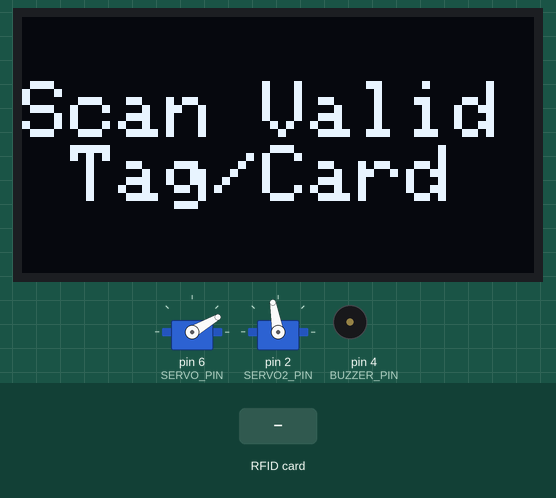
A sketch run on a simulated Arduino Uno, built with avr-gcc and run on an emulated ATmega328P. Shown: 2 × servo, 128×64 one-colour display, buzzer (waves = sounding). The test bench sets the inputs (shaded band). What the sketch prints to the serial monitor is not drawn.

Above: at 1.3 s.
1.4 s: RFID card 73 1F AA 0D held to the reader
At 3.6 s:
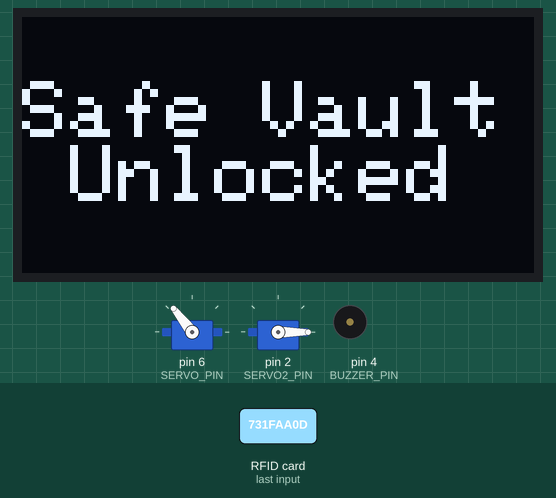
4.1 s: RFID card 5E 7A 19 C4 held to the reader
At 5.4 s:
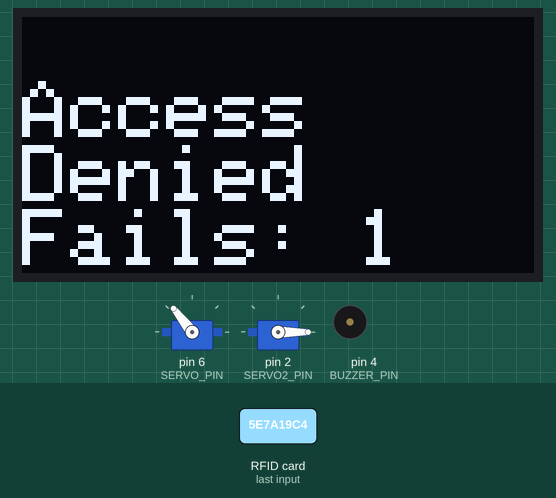
7.1 s: RFID card 73 1F AA 0D held to the reader
At 8.6 s:
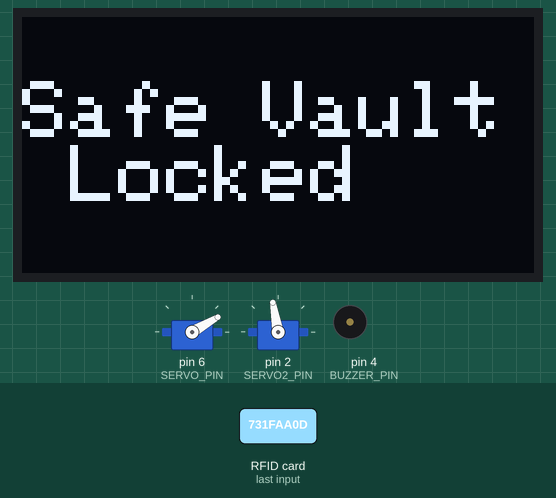
10.1 s: RFID card 5E 7A 19 C4 held to the reader
At 10.47 s:
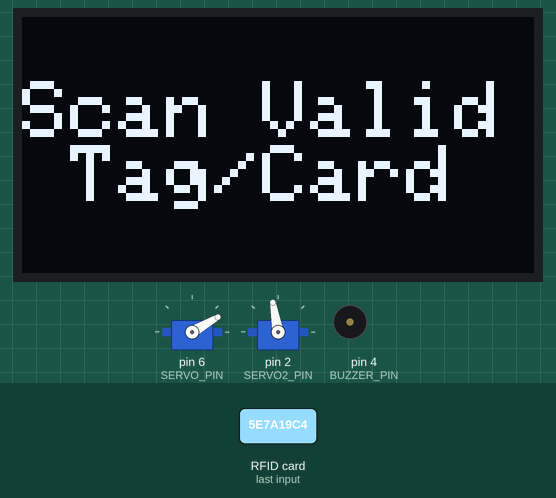
13.1 s: RFID card 5E 7A 19 C4 held to the reader
At 13.8 s:
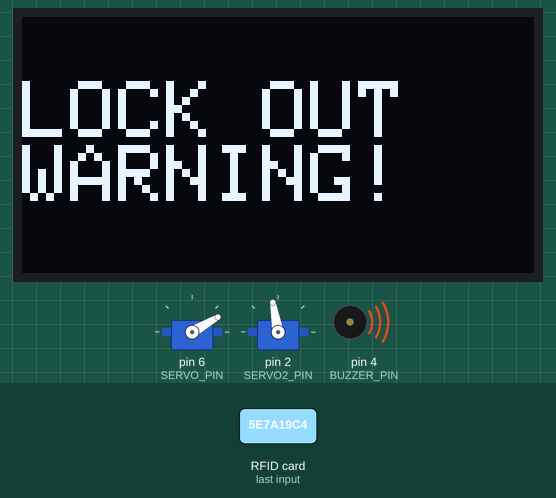
Timing chart, 0 to 20.0 s (numbered marks = the images above; inputs shaded):
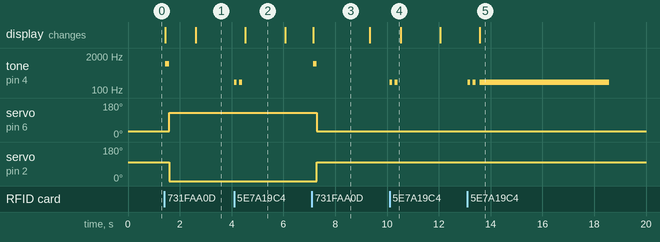

The sketch:

Two_Motor_Lock_Code.ino
```cpp
// Project Updated: 09.04.2025
// Updates: added an additional motor and a "lock mode" to increase security measures
// Guidance: ChatGPT
#include <Wire.h>
#include <SPI.h>
#include <MFRC522.h>
#include <Servo.h>
#include <Adafruit_GFX.h>
#include <Adafruit_SSD1306.h>

// ===== OLED SETUP =====
#define SCREEN_WIDTH 128
#define SCREEN_HEIGHT 64
#define OLED_RESET -1 // reset pin not used
Adafruit_SSD1306 display(SCREEN_WIDTH, SCREEN_HEIGHT, &Wire, OLED_RESET);

// ===== RFID SETUP =====
#define SDA_PIN 10 // D10
#define RST_PIN 9 // D9
MFRC522 rfid(SDA_PIN, RST_PIN);

// ===== SERVO SETUP =====
bool locked = true; // servo motors start in locked position (arm attachments are horizontal)
#define SERVO_PIN 6 // D6 - upper motor
Servo upperServo;
#define SERVO2_PIN 2 // D2 - bottom motor
Servo bottomServo;

// ==== BUZZER SETUP ====
#define BUZZER_PIN 4 // D4
int failedAttempts = 0;

// ===== AUTHORIZED UID =====
byte authorizedUID[] = { 0x73, 0x1F, 0xAA, 0xD }; // tag UID will work
                                                  // card UID: {0XD3, 0XC, 0X66, 0X11} will not work - testing purposes

void setup()
{
  Serial.begin(9600); // baud rate
  Wire.begin();
  SPI.begin();
  rfid.PCD_Init();
  pinMode(BUZZER_PIN, OUTPUT);

  upperServo.attach(SERVO_PIN);
  upperServo.write(30); // locked position
  bottomServo.attach(SERVO2_PIN);
  bottomServo.write(100); // locked position

  // displayMessage - shown on OLED
  // Serial.println() - shown on Serial Monitor

  // ==== Initialize OLED ====
  if (!display.begin(SSD1306_SWITCHCAPVCC, 0x3C))
  {
    Serial.println(F("OLED init failed"));
    while (1);
  }
  displayMessage("Scan Valid Tag/Card");
}

 // ==== Buzzer Conditions ====
 void beepSuccess() // when access is granted
 {
  tone(BUZZER_PIN, 1000); // high pitch (1000 Hz)
  delay(150);
  noTone(BUZZER_PIN);
}

void beepFailure() // when access is denied
{
  for (int i = 0; i < 2; i++)
  {
    tone(BUZZER_PIN, 200); // low pitch (200 Hz)
    delay(100);
    noTone(BUZZER_PIN);
    delay(100); // pause between beeps
  }
}

void beepLockOut() // when access is denied more than 3 consecutive times
{
    displayMessage("LOCK OUT  WARNING!");
    Serial.print("Locked Out!");
    tone(BUZZER_PIN, 200); // low pitch (200 Hz)
    delay(5000); // hold beep for 5 seconds
    noTone(BUZZER_PIN); // constant beep stops
}
void loop()
{
  // ==== Wait for a New Tag/Card ====
  if (!rfid.PICC_IsNewCardPresent() || !rfid.PICC_ReadCardSerial())
  {
    return;
  }
  // ==== Serial Monitor Display ====
  Serial.print("UID: ");
  for (byte i = 0; i < rfid.uid.size; i++)
  {
    Serial.print(rfid.uid.uidByte[i], HEX);
    Serial.print(" ");
  }
  Serial.println();

  if (isAuthorized(rfid.uid.uidByte))
  {
    if (locked)
    {
        Serial.println("Access Granted! Safe Vault Unlocked");
        displayMessage("Access    Granted");
        beepSuccess(); // beeping pattern when motors enter unlocked position
        upperServo.write(128); // unlocked position (upper servo arm moves CCW)
        bottomServo.write(0); // unlocked position (bottom servo arm moves CW)
        delay(1000); // maintains previous strings for 1 second
        displayMessage("Safe Vault Unlocked"); // reminds user that the safe vault is unlocked
        locked = false;
        failedAttempts = 0; // count of failed unlocking attempts resets to 0 after a successful unlocking attempt
    }
    else
    {
        Serial.println("Safe Vault Locked!");
        displayMessage("Safe Vault Locked");
        beepSuccess(); // beeping pattern when motors enter locked position
        upperServo.write(30); // locked position (upper servo arm moves CW)
        bottomServo.write(100); // locked position (bottom servo arm moves CCW)
        locked = true;
        delay(2000); // displays previous strings for 2 seconds
        displayMessage("Scan Valid Tag/Card");
        Serial.println("Scan Valid Tag/Card");
    }

  }
  else
  {
    beepFailure(); // beeping pattern when invalid card/tag is scanned
    failedAttempts++; // failed unlocking attempts are recorded and increase by 1
    Serial.println("Access Denied!");
    // char (nameBuffer)[20] - 20 character max buffer arrays that will store formatted strings (joining text and numbers)
    // sprintf - formats and stores string into buffer arrays
    char serialBuffer[20];
    sprintf(serialBuffer, "Fails: %d", failedAttempts);
    Serial.println(serialBuffer);
    char displayBuffer[20];
    sprintf(displayBuffer, "Access    Denied    Fails: %d", failedAttempts);
    displayMessage(displayBuffer);
    if (failedAttempts >= 3) // safe vault enters "lock mode" once it encounters 3+ consecutive failed attempts
   {
    beepLockOut(); // beeping pattern when safe vault is in "lock mode"
    Serial.println(" ");
   }
    delay(1500);
    Serial.println("Scan Valid Tag/Card");
    displayMessage("Scan Valid Tag/Card");
  }


  // ==== Halt and Stop Encryption ====
  rfid.PICC_HaltA();
  rfid.PCD_StopCrypto1();
}

bool isAuthorized(byte *uid)
{
  for (byte i = 0; i < 4; i++)
  {
    if (uid[i] != authorizedUID[i]) return false;
  }
  return true;
}

void displayMessage(const char *msg)
{
  display.clearDisplay();
  display.setTextSize(2); // large text for OLED display
  display.setTextColor(SSD1306_WHITE);
  display.setCursor(0, 16); // adjusted to move text higher on the OLED display
  display.println(msg);
  display.display();
}
```

Measured:
- after the input at 1.4 s, tone on pin 4 (BUZZER_PIN): silent → 1000 Hz at once, → silent 0.15 s later; servo on pin 6 (SERVO_PIN): 30° → 128° after 0.19 s; servo on pin 2 (SERVO2_PIN): 100° → 0° after 0.19 s; the display: first changes at once (image 1 shows a later state)
- after the input at 4.1 s, tone on pin 4 (BUZZER_PIN): alternates 200 Hz for 0.10 s and silent for 0.10 s, 4 changes in all, then stays silent, starting at once; the display: changes after 0.43 s (image 2)
- after the input at 7.1 s, tone on pin 4 (BUZZER_PIN): silent → 1000 Hz after 0.05 s, → silent 0.15 s later; servo on pin 6 (SERVO_PIN): 128° → 30° after 0.20 s; servo on pin 2 (SERVO2_PIN): 0° → 100° after 0.20 s; the display: changes after 0.05 s (image 3)
- after the input at 10.1 s, tone on pin 4 (BUZZER_PIN): alternates 200 Hz for 0.10 s and silent for 0.10 s, 4 changes in all, then stays silent, starting at once
- after the input at 13.1 s, tone on pin 4 (BUZZER_PIN): goes 200 Hz 0.10 s, silent 0.10 s, 200 Hz 0.10 s, silent 0.16 s, 200 Hz 5.0 s, then silent, starting at once; the display: changes after 0.48 s (image 5)
- what the display in image 2 shows lasts 1.6 s, from 4.5 s to 6.1 s
- what the display in image 3 shows lasts 2.2 s, from 7.1 s to 9.3 s
